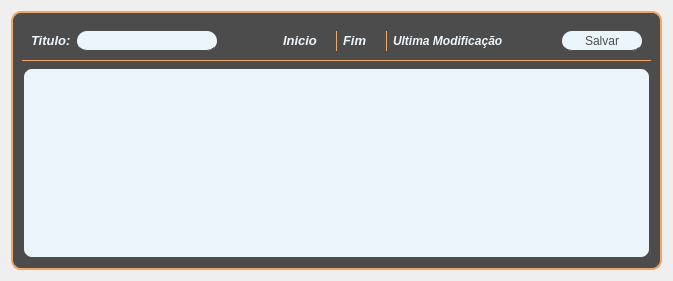
            <widget class="QWidget" name="EditarNotas">
             <layout class="QVBoxLayout" name="verticalLayout_34">
              <item>
               <widget class="QFrame" name="frame_40">
                <property name="styleSheet">
                 <string notr="true">background-color: rgb(76, 76, 76);
color: rgb(240, 168, 104);
border-radius: 10px;
border-style: solid;
border-width: 2px;
border-color: rgb(240, 168, 104);</string>
                </property>
                <property name="frameShape">
                 <enum>QFrame::StyledPanel</enum>
                </property>
                <property name="frameShadow">
                 <enum>QFrame::Raised</enum>
                </property>
                <layout class="QVBoxLayout" name="verticalLayout_33">
                 <item>
                  <widget class="QFrame" name="frame_38">
                   <property name="styleSheet">
                    <string notr="true">color: rgb(237, 245, 252);
border-radius: none;
border-top: none;
border-right: none;
border-left: none;
border-width: 1px;</string>
                   </property>
                   <property name="frameShape">
                    <enum>QFrame::StyledPanel</enum>
                   </property>
                   <property name="frameShadow">
                    <enum>QFrame::Raised</enum>
                   </property>
                   <layout class="QHBoxLayout" name="horizontalLayout_23">
                    <item>
                     <widget class="QLabel" name="label_28">
                      <property name="styleSheet">
                       <string notr="true">border: none;</string>
                      </property>
                      <property name="text">
                       <string>&lt;html&gt;&lt;head/&gt;&lt;body&gt;&lt;p&gt;&lt;span style=&quot; font-size:10pt; font-weight:600; font-style:italic;&quot;&gt;Titulo:&lt;/span&gt;&lt;/p&gt;&lt;/body&gt;&lt;/html&gt;</string>
                      </property>
                     </widget>
                    </item>
                    <item>
                     <widget class="QLineEdit" name="lineEdit_16">
                      <property name="sizePolicy">
                       <sizepolicy hsizetype="Expanding" vsizetype="Preferred">
                        <horstretch>0</horstretch>
                        <verstretch>0</verstretch>
                       </sizepolicy>
                      </property>
                      <property name="minimumSize">
                       <size>
                        <width>140</width>
                        <height>20</height>
                       </size>
                      </property>
                      <property name="maximumSize">
                       <size>
                        <width>160</width>
                        <height>16777215</height>
                       </size>
                      </property>
                      <property name="styleSheet">
                       <string notr="true">background-color: rgb(237, 245, 252);
border-radius: 10px;
color: rgb(76, 76, 76);
border-color: none;</string>
                      </property>
                     </widget>
                    </item>
                    <item>
                     <spacer name="horizontalSpacer_4">
                      <property name="orientation">
                       <enum>Qt::Horizontal</enum>
                      </property>
                      <property name="sizeType">
                       <enum>QSizePolicy::Preferred</enum>
                      </property>
                      <property name="sizeHint" stdset="0">
                       <size>
                        <width>60</width>
                        <height>2</height>
                       </size>
                      </property>
                     </spacer>
                    </item>
                    <item>
                     <widget class="QLabel" name="label_29">
                      <property name="styleSheet">
                       <string notr="true">border: none;</string>
                      </property>
                      <property name="text">
                       <string>&lt;html&gt;&lt;head/&gt;&lt;body&gt;&lt;p&gt;&lt;span style=&quot; font-size:10pt; font-weight:600; font-style:italic;&quot;&gt;Inicio&lt;/span&gt;&lt;/p&gt;&lt;/body&gt;&lt;/html&gt;</string>
                      </property>
                     </widget>
                    </item>
                    <item>
                     <widget class="QLabel" name="label_34">
                      <property name="styleSheet">
                       <string notr="true">border: none;</string>
                      </property>
                      <property name="text">
                       <string/>
                      </property>
                     </widget>
                    </item>
                    <item>
                     <widget class="Line" name="line_2">
                      <property name="sizePolicy">
                       <sizepolicy hsizetype="Expanding" vsizetype="Expanding">
                        <horstretch>0</horstretch>
                        <verstretch>0</verstretch>
                       </sizepolicy>
                      </property>
                      <property name="minimumSize">
                       <size>
                        <width>1</width>
                        <height>20</height>
                       </size>
                      </property>
                      <property name="maximumSize">
                       <size>
                        <width>1</width>
                        <height>16777215</height>
                       </size>
                      </property>
                      <property name="styleSheet">
                       <string notr="true">background-color: rgb(240, 168, 104);
border: none;
border-radius: none;</string>
                      </property>
                      <property name="orientation">
                       <enum>Qt::Vertical</enum>
                      </property>
                     </widget>
                    </item>
                    <item>
                     <widget class="QLabel" name="label_30">
                      <property name="styleSheet">
                       <string notr="true">border: none;</string>
                      </property>
                      <property name="text">
                       <string>&lt;html&gt;&lt;head/&gt;&lt;body&gt;&lt;p&gt;&lt;span style=&quot; font-size:10pt; font-weight:600; font-style:italic;&quot;&gt;Fim&lt;/span&gt;&lt;/p&gt;&lt;/body&gt;&lt;/html&gt;</string>
                      </property>
                     </widget>
                    </item>
                    <item>
                     <widget class="QLabel" name="label_35">
                      <property name="styleSheet">
                       <string notr="true">border: none;</string>
                      </property>
                      <property name="text">
                       <string/>
                      </property>
                     </widget>
                    </item>
                    <item>
                     <widget class="Line" name="line_3">
                      <property name="sizePolicy">
                       <sizepolicy hsizetype="Expanding" vsizetype="Expanding">
                        <horstretch>0</horstretch>
                        <verstretch>0</verstretch>
                       </sizepolicy>
                      </property>
                      <property name="minimumSize">
                       <size>
                        <width>1</width>
                        <height>20</height>
                       </size>
                      </property>
                      <property name="maximumSize">
                       <size>
                        <width>1</width>
                        <height>16777215</height>
                       </size>
                      </property>
                      <property name="styleSheet">
                       <string notr="true">background-color: rgb(240, 168, 104);
border: none;
border-radius: none;</string>
                      </property>
                      <property name="orientation">
                       <enum>Qt::Vertical</enum>
                      </property>
                     </widget>
                    </item>
                    <item>
                     <widget class="QLabel" name="label_36">
                      <property name="styleSheet">
                       <string notr="true">border: none;</string>
                      </property>
                      <property name="text">
                       <string>&lt;html&gt;&lt;head/&gt;&lt;body&gt;&lt;p&gt;&lt;span style=&quot; font-size:9pt; font-weight:600; font-style:italic;&quot;&gt;Ultima Modificação&lt;/span&gt;&lt;/p&gt;&lt;/body&gt;&lt;/html&gt;</string>
                      </property>
                     </widget>
                    </item>
                    <item>
                     <widget class="QLabel" name="label_37">
                      <property name="styleSheet">
                       <string notr="true">border: none;</string>
                      </property>
                      <property name="text">
                       <string/>
                      </property>
                     </widget>
                    </item>
                    <item>
                     <spacer name="horizontalSpacer_5">
                      <property name="orientation">
                       <enum>Qt::Horizontal</enum>
                      </property>
                      <property name="sizeHint" stdset="0">
                       <size>
                        <width>40</width>
                        <height>20</height>
                       </size>
                      </property>
                     </spacer>
                    </item>
                    <item>
                     <widget class="QPushButton" name="pushButton_17">
                      <property name="sizePolicy">
                       <sizepolicy hsizetype="Expanding" vsizetype="Preferred">
                        <horstretch>0</horstretch>
                        <verstretch>0</verstretch>
                       </sizepolicy>
                      </property>
                      <property name="minimumSize">
                       <size>
                        <width>80</width>
                        <height>20</height>
                       </size>
                      </property>
                      <property name="maximumSize">
                       <size>
                        <width>80</width>
                        <height>16777215</height>
                       </size>
                      </property>
                      <property name="styleSheet">
                       <string notr="true">background-color: rgb(237, 245, 252);
border-radius: 10px;
color: rgb(76, 76, 76);
border-color: none;</string>
                      </property>
                      <property name="text">
                       <string>Salvar</string>
                      </property>
                     </widget>
                    </item>
                   </layout>
                  </widget>
                 </item>
                 <item>
                  <widget class="QPlainTextEdit" name="plainTextEdit_2">
                   <property name="styleSheet">
                    <string notr="true">background-color: rgb(237, 245, 252);
border-radius: 10px;
color: rgb(76, 76, 76);
border-color: none;</string>
                   </property>
                  </widget>
                 </item>
                </layout>
               </widget>
              </item>
             </layout>
            </widget>
